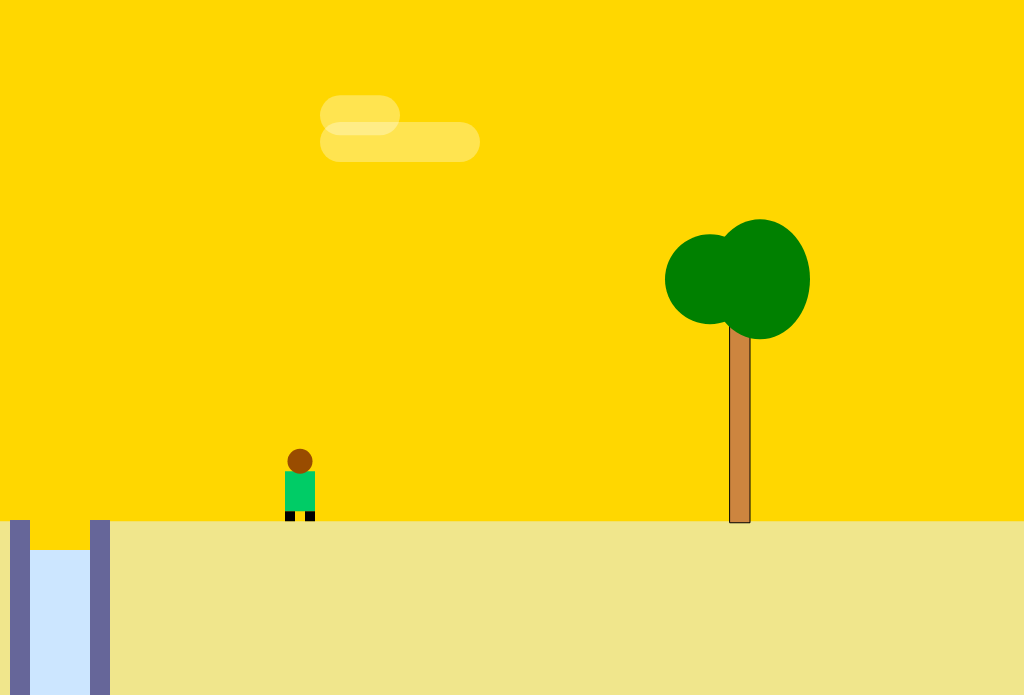
Frame 1 (no input)
Frame 60 (no input): identical to frame 1, image omitted
Frame 120 (the mouse pressed at the canvas centre since frame 60): identical to frame 1, image omitted

The p5.js sketch that drew this single still picture (run headless with seeded random() and noise() and a simulated clock; from frame 60 on, the mouse is pressed at the canvas centre):

// p5.js sketch
// ── sketch.js

var floorPos_y;
var gameChar_x;
var gameChar_y;
var isLeft; 
var isRight; 
var isJumping;
var isFalling;

function setup()
{
	createCanvas(1024, 695);
    floorPos_y = height * 3/4;
    gameChar_x = 300;
    gameChar_y = floorPos_y;
    isLeft = false; 
    isRight = false; 
    isJumping = false;
    isPlummeting = false;
    
}

function draw()
{
    background(255,215,0); // fill the sky with gold
    
    // draw some yellowish ground
    noStroke();
	fill(240,230,140);
	rect(0, floorPos_y, width, height/4); 
    
	// Draw clouds.
    
    noStroke();
    fill(255);
    
    noStroke();
    fill(255, 80);
    rect(320, 122 - 80 / 3, 80, 40, 100);
    rect(320, 122, 160, 40, 100);

	// Draw trees.
    
    stroke(0);
        //trunk
        fill(205,133,63);
        rect(730,floorPos_y * 6/10 -50,20, 260);

        //leaves

        fill(0,128,0);
        noStroke();
        ellipse(710,(floorPos_y * 6.7/10) -70,90,90);

        ellipse(760,(floorPos_y * 6.7/10) -70,100,120);

	// Draw canyons.

    noStroke();
    fill(color('#666699'));
    rect(10, 520, 100, 186);
    fill(color('#cce6ff'));
    rect(10 + 20, 550, 100 - 40, 190);
    fill(255,215,0);
    rect(10 + 20, 482, 100 - 40, 68);
    
    //game character
    
    if(isLeft)
    {
        // add your walking left code
        fill(0, 204, 102);
        rect(gameChar_x-5, gameChar_y-50, 18, 40)
        fill(153, 76, 0);
        ellipse(gameChar_x +6, gameChar_y - 60 , 20, 25);
        fill(0);
        rect(gameChar_x + 2, gameChar_y -10, 7, 10);
        rect(gameChar_x - 8, gameChar_y-10, 6, 10);
        gameChar_x -= 5;
    }
    
    else if(isRight)
    {
        gameChar_x += 5;
        fill(0, 204, 102);
        rect(gameChar_x-15, gameChar_y-50, 18, 40)
        fill(153, 76, 0);
        ellipse(gameChar_x - 8, gameChar_y - 60 , 20, 25);
        fill(0);
        rect(gameChar_x , gameChar_y -10, 6, 10);
        rect(gameChar_x - 10, gameChar_y-10, 7, 10);
    }
    
    else if(isJumping && gameChar_y == floorPos_y)
    {
        gameChar_y -= 100;
        fill(0, 204, 102);
        rect(gameChar_x-15, gameChar_y-50, 30, 30)
        fill(153, 76, 0);
        ellipse(gameChar_x, gameChar_y - 60 , 25, 25);
        fill(0);
        rect(gameChar_x + 5, gameChar_y -20, 10, 10);
        rect(gameChar_x - 15, gameChar_y-20, 10, 10);
    }
    
    else if(gameChar_y < floorPos_y)
    {
        gameChar_y += 5;
        fill(0, 204, 102);
        rect(gameChar_x-15, gameChar_y-50, 30, 30)
        fill(153, 76, 0);
        ellipse(gameChar_x, gameChar_y - 60 , 25, 25);
        fill(0);
        rect(gameChar_x + 5, gameChar_y -20, 10, 10);
        rect(gameChar_x - 15, gameChar_y-20, 10, 10);
    }
    
    
    else
    {
        // add your standing front facing code
        fill(0, 204, 102);
        rect(gameChar_x-15, gameChar_y-50, 30, 40);
        fill(153, 76, 0);
        ellipse(gameChar_x, gameChar_y - 60 , 25, 25);
        fill(0);
        rect(gameChar_x + 5, gameChar_y -10, 10, 10);
        rect(gameChar_x - 15, gameChar_y-10, 10, 10);

    }

} 

function keyPressed()
{
	// if statements to control the animation of the character when
	// keys are pressed.

	//open up the console to see how these work
    console.log("keyReleased: " + key);
    console.log("keyPressed: " + keyCode);
    
    if(keyCode == LEFT_ARROW)
    {
        console.log('left arrow');
        isLeft = true;
    }
    
    else if(keyCode == RIGHT_ARROW)
    {
        console.log('right arrow');
        isRight = true;
    }
    
    else if(keyCode == 32)
    {
        console.log('space-bar');
        isJumping = true;
    }
}

function keyReleased()
{
	// if statements to control the animation of the character when
	// keys are released.

	console.log("keyReleased: " + key);
	console.log("keyReleased: " + keyCode);
    
    if(keyCode == LEFT_ARROW)
    {
        console.log('left arrow');
        isLeft = false;
    }
    
    else if(keyCode == RIGHT_ARROW)
    {
        console.log('right arrow');
        isRight = false;
    }
    
    else if(keyCode == 32)
        {
            console.log('space-bar');
            isJumping = false;
        }
}

                    




 
